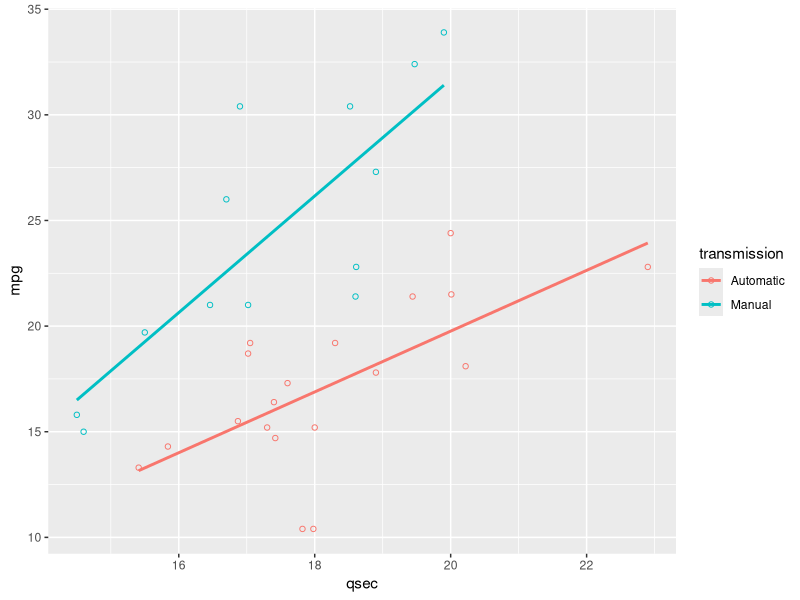
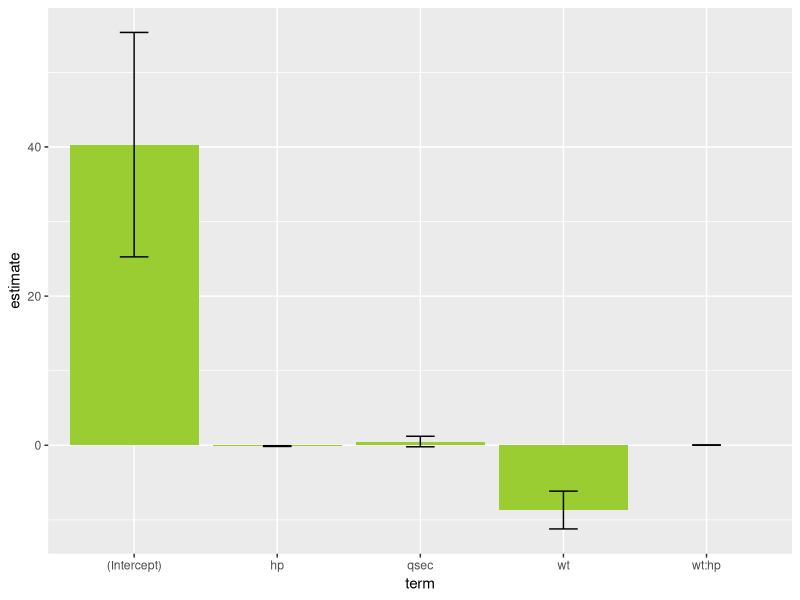
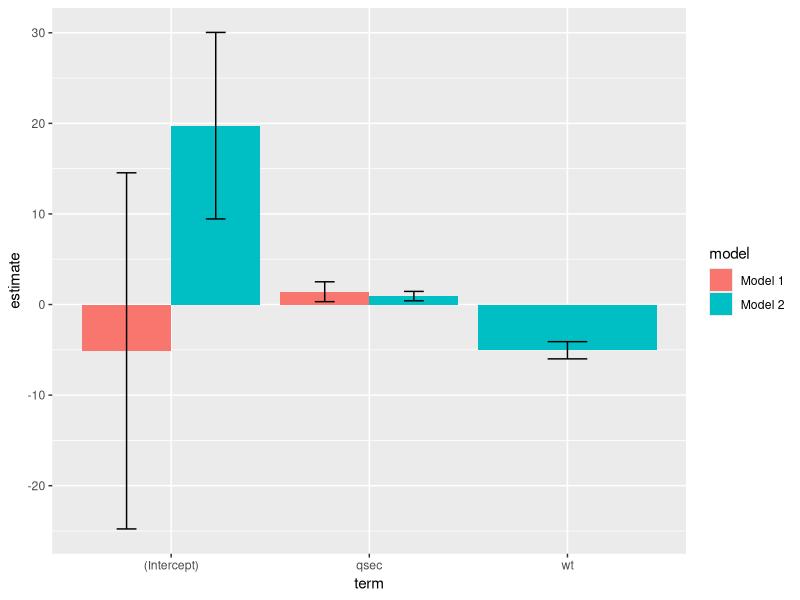
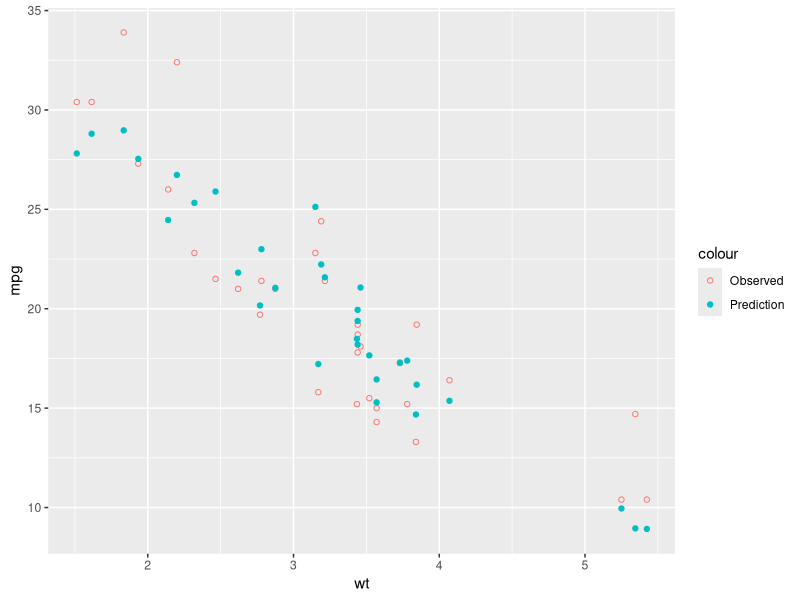

Write R code to recreate these figures, in order.
## ---- chunk 1
knitr::opts_chunk$set(echo = TRUE)

library(ggplot2)
library(data.table)
## ---- chunk 2
mtcarsDT <- as.data.table(mtcars)
mtcarsDT <- mtcarsDT[, transmission := factor(am, labels = c("Automatic", "Manual"))]
ggplot(mtcarsDT, aes(x=qsec, y=mpg, color=transmission)) +
    geom_point(shape=1) +    # Use hollow circles
    # theme(legend.position="bottom") +
    geom_smooth(method=lm,
                se = FALSE)   # Add linear regression line 
                             #  (by default includes 95% confidence region)
## ---- chunk 3
mpgModel2 <- lm(mpg ~ qsec + wt * hp, mtcarsDT) # interaction term

# basic results
summary(mpgModel2)

library(broom)    
mpgModel2DF <- tidy(mpgModel2)
mpgModel2DF$ci_lower <- mpgModel2DF$estimate - qnorm(0.975) * mpgModel2DF$std.error
mpgModel2DF$ci_upper <- mpgModel2DF$estimate + qnorm(0.975) * mpgModel2DF$std.error

ggplot(mpgModel2DF, aes(x=term, y=estimate)) + 
    geom_bar(position=position_dodge(), stat="identity", fill = "yellowgreen") +
    geom_errorbar(aes(ymin=ci_lower, ymax=ci_upper),
                  width=.2,                    # Width of the error bars
                  position=position_dodge(.9)
                  )
## ---- chunk 4
mpgModel1 <- lm(mpg ~ qsec, mtcarsDT)

# basic results
summary(mpgModel1)

mpgModel2 <- lm(mpg ~ qsec + wt, mtcarsDT)

# basic results
summary(mpgModel2)

library(broom)    
mpgModel1DF <- tidy(mpgModel1)
mpgModel1DF$ci_lower <- mpgModel1DF$estimate - qnorm(0.975) * mpgModel1DF$std.error
mpgModel1DF$ci_upper <- mpgModel1DF$estimate + qnorm(0.975) * mpgModel1DF$std.error
mpgModel1DF$model <- "Model 1"


mpgModel2DF <- tidy(mpgModel2)
mpgModel2DF$ci_lower <- mpgModel2DF$estimate - qnorm(0.975) * mpgModel2DF$std.error
mpgModel2DF$ci_upper <- mpgModel2DF$estimate + qnorm(0.975) * mpgModel2DF$std.error
mpgModel2DF$model <- "Model 2"

# combine the results
modelsDF <- rbind(mpgModel1DF, mpgModel2DF)

# draw the plots using 'model' to seperate them
plotModels <- ggplot(modelsDF, aes(x = term, y = estimate)) + 
    geom_bar(aes(fill = model), 
             position=position_dodge(), stat="identity") +
    geom_errorbar(aes(ymin=ci_lower, ymax=ci_upper, group = model),
                  width=.2,                    # Width of the error bars
                  colour = "black", # make them visible
                  position=position_dodge(.9)
                  )
plotModels

## ---- chunk 5

mtcarsDT$mpgPrediction <- predict(mpgModel2)
ggplot(mtcarsDT, aes(x=wt, y=mpg, color = "Observed")) +
    geom_point(shape=1) +    # Use hollow circles
    # theme(legend.position="bottom") +
    geom_point(aes(y = mpgPrediction, color = "Prediction"))
